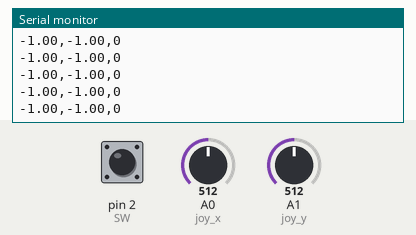
Recording of a sketch running on a simulated Arduino Uno, built with avr-gcc and run on an emulated ATmega328P. Shown: the last lines printed to the serial monitor. The test bench sets the inputs (shaded band); at power-on: A0 (joy_x) = 512, A1 (joy_y) = 512, pin 2 (SW) HIGH.

Above: at 1.2 s.
1.3 s: A0 (joy_x) set to 606
At 2.2 s:
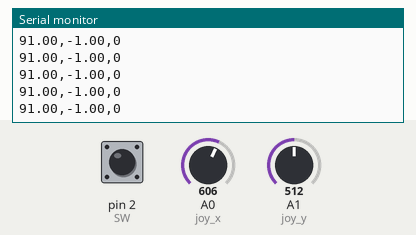
4.3 s: A0 (joy_x) set to 631
At 5.3 s:
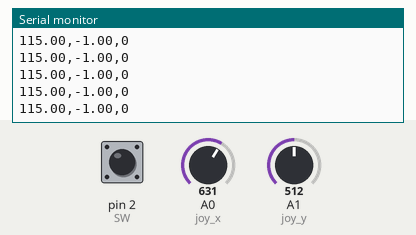
5.8 s: A1 (joy_y) set to 600
At 6.4 s:
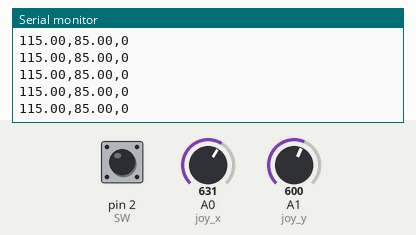
7.3 s: A1 (joy_y) set to 622
At 8.3 s:
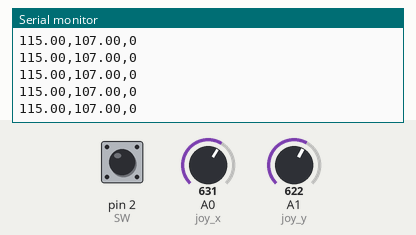
Timing chart, 0 to 10.3 s (numbered marks = the images above; inputs shaded):
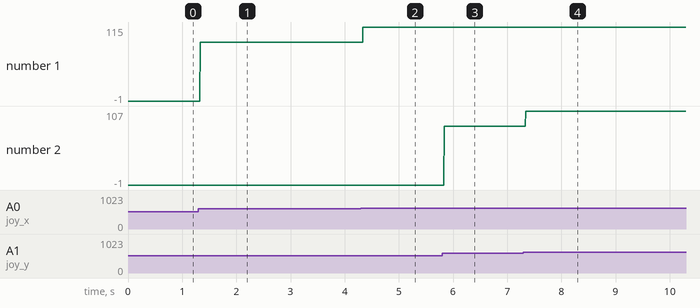

Measured:
- after the input at 1.3 s, the serial monitor: prints a new line at once (image 1)
- after the input at 4.3 s, the serial monitor: prints a new line at once (image 2)
- after the input at 5.8 s, the serial monitor: prints a new line at once (image 3)
- after the input at 7.3 s, the serial monitor: prints a new line at once (image 4)
- plotted number 1: -1 → 91 after the input at 1.3 s, 91 → 115 after the input at 4.3 s
- plotted number 2: -1 → 85 after the input at 5.8 s, 85 → 107 after the input at 7.3 s

The sketch:

UnityConnectionTest.ino
```cpp
#define SW 2
#define joy_x A0
#define joy_y A1

void setup() {
  // put your setup code here, to run once:
  Serial.begin(19200);
  pinMode(SW, INPUT_PULLUP);
  pinMode(joy_x, INPUT);
  pinMode(joy_y, INPUT);
}

void loop() {
  // put your main code here, to run repeatedly:
  float joy_rx = analogRead(joy_x);
  float joy_ry = analogRead(joy_y);

  joy_rx = map(joy_rx, 1, 1024, -500, 500);
  joy_ry = map(joy_ry, 1, 1024, -500, 500);

  Serial.print(joy_rx);
  Serial.print(",");
  Serial.print(joy_ry);
  Serial.print(",");
  Serial.println(!digitalRead(SW));
}
```
